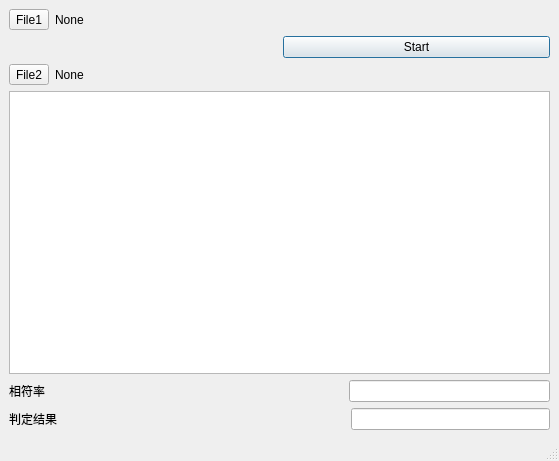
<?xml version="1.0" encoding="UTF-8"?>
<ui version="4.0">
 <class>MatchWindow</class>
 <widget class="QMainWindow" name="MatchWindow">
  <property name="geometry">
   <rect>
    <x>0</x>
    <y>0</y>
    <width>559</width>
    <height>461</height>
   </rect>
  </property>
  <property name="windowTitle">
   <string>MainWindow</string>
  </property>
  <widget class="QWidget" name="centralwidget">
   <layout class="QGridLayout" name="gridLayout">
    <item row="0" column="0">
     <layout class="QHBoxLayout" name="horizontalLayout">
      <item>
       <widget class="QToolButton" name="File1Button">
        <property name="text">
         <string>File1</string>
        </property>
       </widget>
      </item>
      <item>
       <widget class="QLabel" name="File1label">
        <property name="text">
         <string>None</string>
        </property>
       </widget>
      </item>
     </layout>
    </item>
    <item row="1" column="1">
     <widget class="QPushButton" name="StartButton">
      <property name="text">
       <string>Start</string>
      </property>
      <property name="default">
       <bool>true</bool>
      </property>
     </widget>
    </item>
    <item row="2" column="0">
     <layout class="QHBoxLayout" name="horizontalLayout_2">
      <item>
       <widget class="QToolButton" name="File2Button">
        <property name="text">
         <string>File2</string>
        </property>
       </widget>
      </item>
      <item>
       <widget class="QLabel" name="File2label">
        <property name="text">
         <string>None</string>
        </property>
       </widget>
      </item>
     </layout>
    </item>
    <item row="3" column="0" colspan="2">
     <widget class="QTextEdit" name="textEdit">
      <property name="readOnly">
       <bool>true</bool>
      </property>
     </widget>
    </item>
    <item row="4" column="0" colspan="2">
     <layout class="QVBoxLayout" name="verticalLayout">
      <item>
       <layout class="QHBoxLayout" name="horizontalLayout_3">
        <item>
         <widget class="QLabel" name="Result1label">
          <property name="text">
           <string>相符率</string>
          </property>
         </widget>
        </item>
        <item>
         <spacer name="horizontalSpacer_3">
          <property name="orientation">
           <enum>Qt::Horizontal</enum>
          </property>
          <property name="sizeHint" stdset="0">
           <size>
            <width>298</width>
            <height>20</height>
           </size>
          </property>
         </spacer>
        </item>
        <item>
         <widget class="QLineEdit" name="Result1lineEdit">
          <property name="readOnly">
           <bool>true</bool>
          </property>
         </widget>
        </item>
       </layout>
      </item>
      <item>
       <layout class="QHBoxLayout" name="horizontalLayout_4">
        <item>
         <widget class="QLabel" name="Result2label">
          <property name="text">
           <string>判定结果</string>
          </property>
         </widget>
        </item>
        <item>
         <spacer name="horizontalSpacer_4">
          <property name="orientation">
           <enum>Qt::Horizontal</enum>
          </property>
          <property name="sizeHint" stdset="0">
           <size>
            <width>288</width>
            <height>20</height>
           </size>
          </property>
         </spacer>
        </item>
        <item>
         <widget class="QLineEdit" name="Result2lineEdit">
          <property name="readOnly">
           <bool>true</bool>
          </property>
         </widget>
        </item>
       </layout>
      </item>
     </layout>
    </item>
   </layout>
  </widget>
  <widget class="QStatusBar" name="statusbar"/>
 </widget>
 <resources/>
 <connections/>
</ui>
